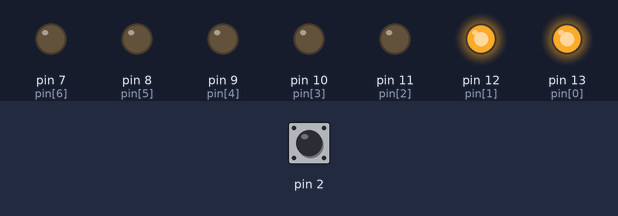
Recording of a sketch running on a simulated Arduino Uno, built with avr-gcc and run on an emulated ATmega328P. Shown: output pins drawn as LEDs (lit = HIGH). The inputs (shaded band) are chosen by the test bench; at power-on: pin 2 HIGH.

Above: at 1.2 s.
1.3 s: pin 2 driven LOW
At 2.8 s:
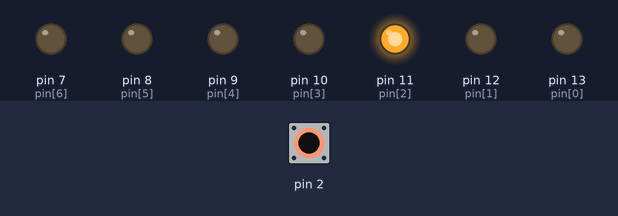
4.3 s: pin 2 pulsed HIGH 2 times (0.12 s each, 0.3 s apart)
At 6.0 s:
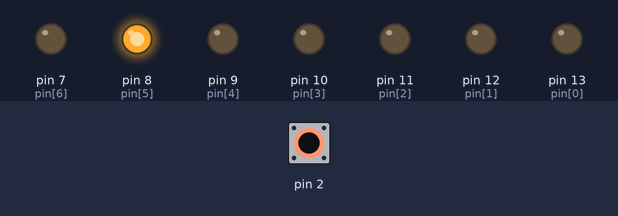
7.9 s: pin 2 pulsed HIGH 5 times (0.12 s each, 0.3 s apart)
At 17.2 s:
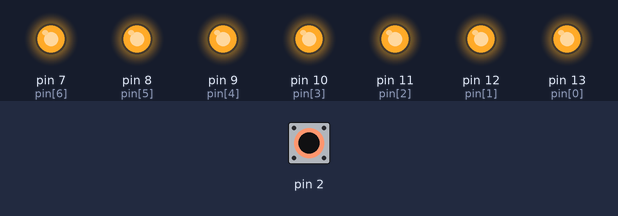
Timing chart, 0 to 18.7 s (numbered marks = the images above; inputs shaded):
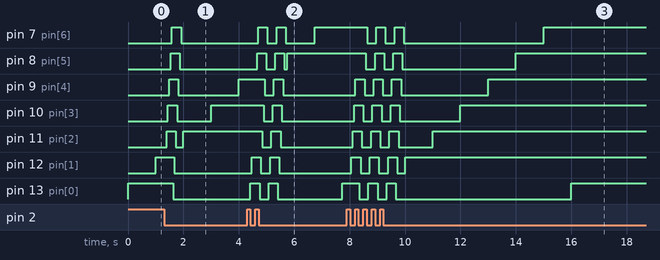

Measured:
- after the input at 1.3 s, pin 7 (pin[6]): LOW → HIGH after 0.28 s, → LOW 0.33 s later; pin 8 (pin[5]): LOW → HIGH after 0.24 s, → LOW 0.33 s later; pin 9 (pin[4]): LOW → HIGH after 0.19 s instead of 2.7 s; pin 10 (pin[3]): LOW → HIGH after 0.14 s instead of 1.7 s; pin 11 (pin[2]): LOW → HIGH after 0.10 s instead of 0.70 s
- after the input at 4.3 s, pin 9 (pin[4]): HIGH → LOW after 0.64 s, → HIGH 0.33 s later, → LOW 0.33 s later; pin 10 (pin[3]): HIGH → LOW after 0.59 s, → HIGH 0.33 s later, → LOW 0.33 s later
- after the input at 7.9 s, pin 7 (pin[6]): goes LOW 0.33 s, HIGH 0.33 s, LOW 0.33 s, HIGH 0.33 s, LOW 5.0 s, then HIGH, starting after 0.73 s; pin 8 (pin[5]): goes LOW 0.33 s, HIGH 0.33 s, LOW 0.33 s, HIGH 0.33 s, LOW 4.1 s, then HIGH, starting after 0.69 s

The sketch:

InterruptWorking.ino
```cpp
int pin[] = {13,12,11,10,9,8,7};
volatile int state = LOW;

void setup() {
  for(int i=0;i<7;i++){
    pinMode(pin[i], OUTPUT);
  }
    pinMode(2,0);
    attachInterrupt(0, blink1, FALLING);
}

void loop() {
  for(int i=0;i<7;i++){
    digitalWrite(pin[i],HIGH);
    delay(1000);
}
}

void blink1() {
   for(int i=0;i<7;i++){
    digitalWrite(pin[i],HIGH);
     delay(10000);
 }
    for(int i=0;i<7;i++){
    digitalWrite(pin[i],LOW);
     delay(10000);
 }
}
```
